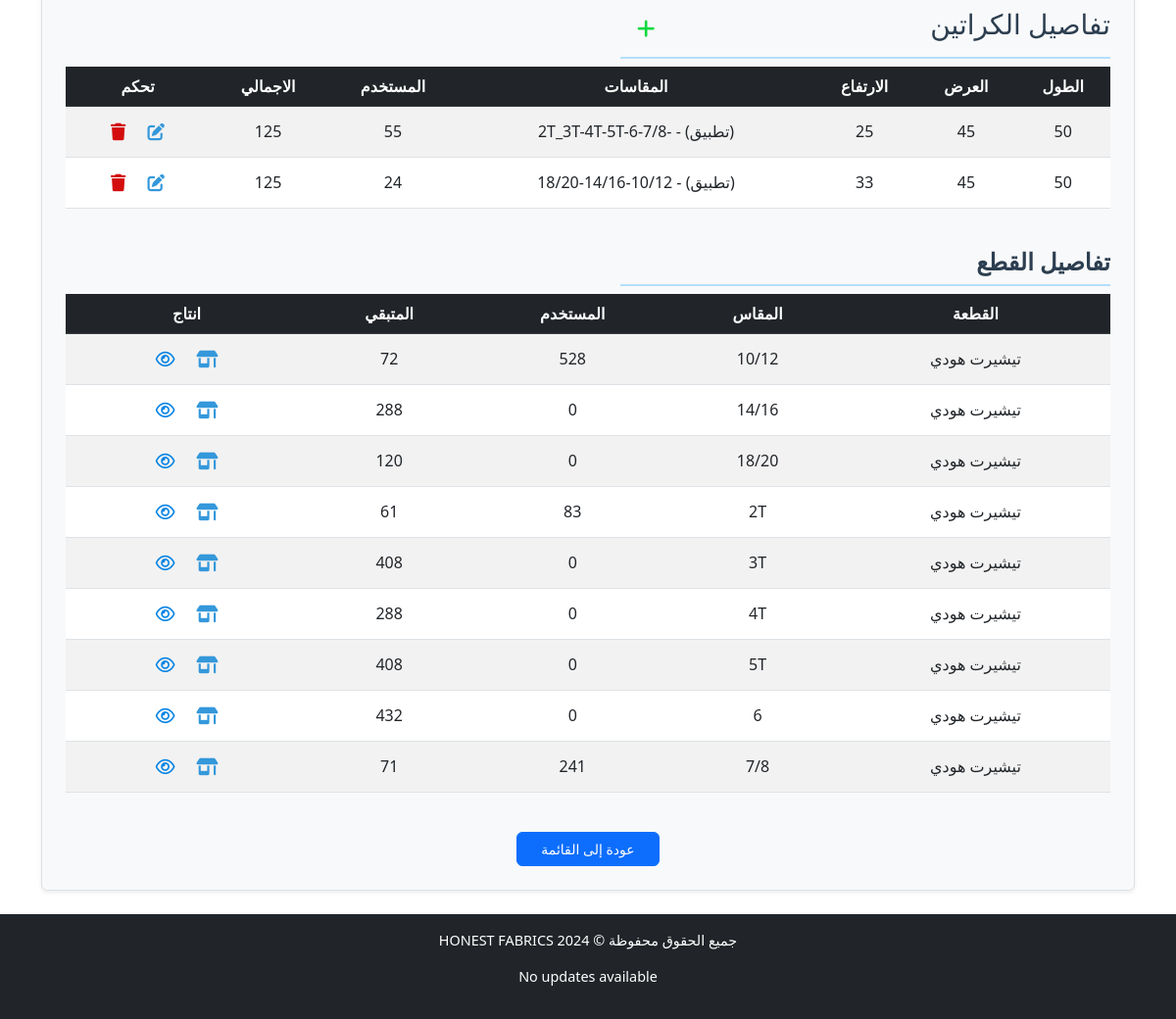
The app's page /production/model/23/ (lower part), older data.
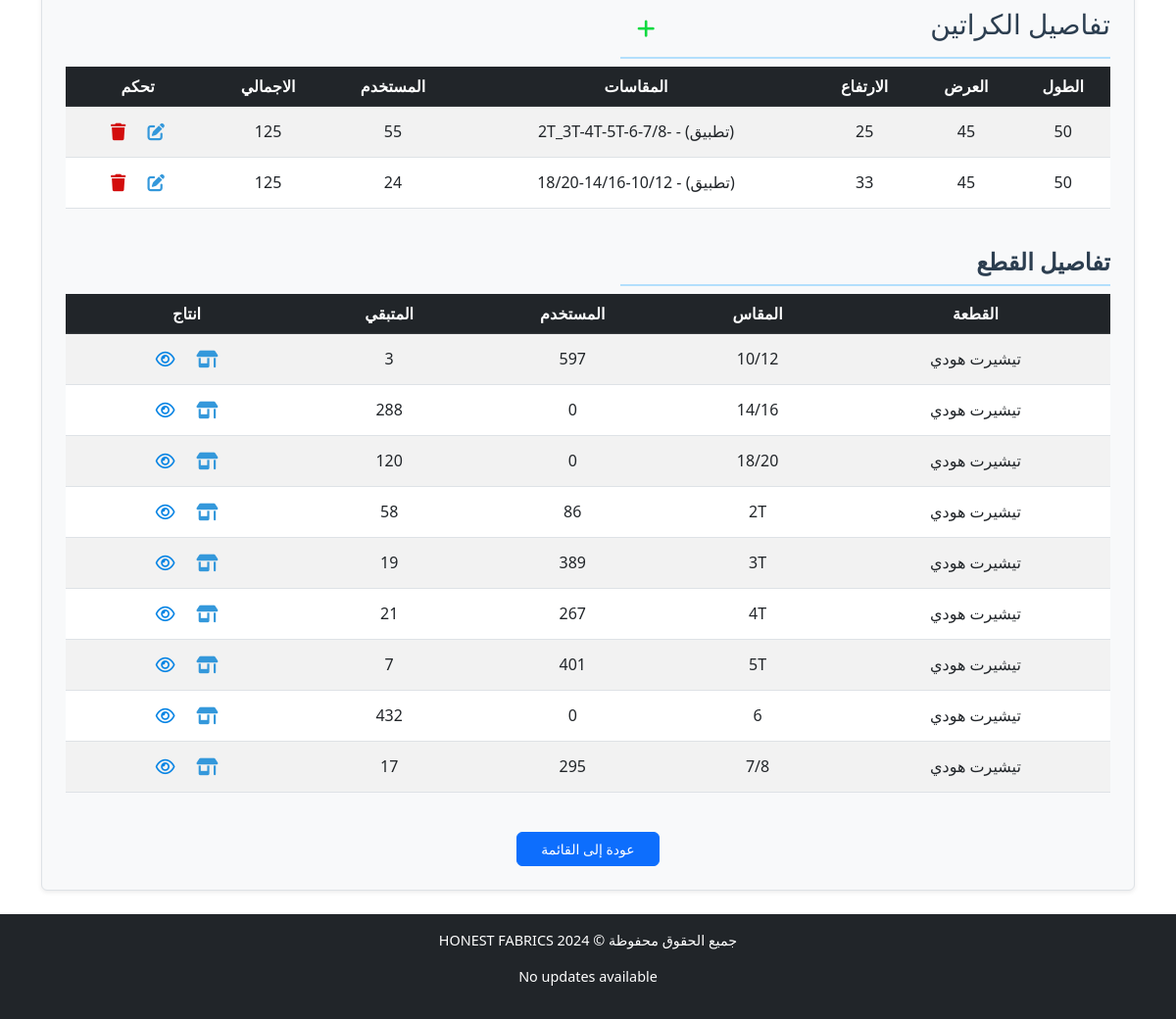
The same page, newer data.
### production/models.py (models this page shows, shortened)
class Piece(models.Model):
    model = models.ForeignKey(Model, verbose_name="الموديل", on_delete=models.CASCADE, related_name="pieces")
    type = models.CharField(max_length=50, verbose_name="النوع", blank=True)
    size = models.CharField(max_length=50, verbose_name="المقاس", blank=True)
    available_amount = models.IntegerField(verbose_name="الكمية المتبقية", blank=True, default=0)
    used_amount = models.IntegerField(verbose_name="الكمية المستخدمة", default=0, blank=True)
    class Meta:
        ordering = ['size', 'type']

### production/views.py (the view)
# urls.py: path('model/<int:pk>/', ModelDetailView.as_view(), name='model_detail_view'),
class ModelDetailView(DetailView):
    model = Model
    template_name = "production/detail_model.html"
    context_object_name = "model"
    def get_context_data(self, **kwargs):
        context = super().get_context_data(**kwargs)
        model = self.get_object()
        context['total_Dozens'] = int(model.get_total_sizes_pieces() / 12)
        return context

### production/models.py (called while the page is built)
    def get_total_available_carton(self):
        return int(SizeAmount.objects.filter(model=self).aggregate(
            total_cartons=Sum(Cast(F('amount'), FloatField()) / Cast(F('Packing_per_carton'), FloatField()))
        )['total_cartons'] or 0)

    def get_total_sizes_pieces(self):
        return self.size_amounts.aggregate(total=Sum('amount'))['total'] or 0

    def get_carton_usage(self):
        return sum(packing.used_carton for packing in Packing.objects.filter(carton=self) )

### production/templatetags/math_filters.py (called while the page is built)
@register.filter
def divide(value, divisor):
    try:
        return round(value / divisor)  # Round to 2 decimal places
    except (TypeError, ZeroDivisionError):
        return "N/A"

### production/templates/production/detail_model.html (shortened to what the changed rows need)
{% extends "cloth/layout.html" %}
{% load math_filters %}
{% block body %}
    <div class="model-details container my-4 p-4 border rounded shadow-sm bg-light">
        <div class="section-title border-bottom-5 mb-2 d-flex justify-content-between align-items-center">
            <h2>تفاصيل الكراتين</h2>
        </div>
        <div style="overflow-x: auto; max-height: 70vh; position: relative;" class="table-responsive mb-4">
            <table id="size-table" class="table table-striped">
                <thead class="table-dark">
                    <tr>
                        <th style="position: sticky; top: 0;">الطول</th>
                        <th style="position: sticky; top: 0;">العرض</th>
                        <th style="position: sticky; top: 0;">الارتفاع</th>
                        <th style="position: sticky; top: 0;">المقاسات</th>
                        <th style="position: sticky; top: 0;">المستخدم</th>
                        <th style="position: sticky; top: 0;">الاجمالي</th>
                        <th style="position: sticky; top: 0;">تحكم</th>
                    </tr>
                </thead>
            </table>
        </div>
        <div style="overflow-x: auto; max-height: 70vh; position: relative;" class="table-responsive mb-4">
            <table id="pieces-table" class="table table-striped">
                <thead class="table-dark">
                    <tr>
                        <th style="position: sticky; top: 0;">القطعة</th>
                        <th style="position: sticky; top: 0;">المقاس</th>
                        <th style="position: sticky; top: 0;">المستخدم</th>
                        <th style="position: sticky; top: 0;">المتبقي</th>
                        <th style="position: sticky; top: 0;">انتاج</th>
                    </tr>
                </thead>
                <tbody>
                    {% for piece in model.pieces.all %}
                    <tr>
                        <td>{{ piece.type }}</td>
                        <td>{{ piece.size }}</td>
                        <td>{{ piece.used_amount }}</td>
                        <td>{{ piece.available_amount }}</td>
                        <td>
                            <a class="px-2 btn" href="{% url 'productionpiece_add' piece.id %}">
                            </a>
                            <a class="px-2 btn" href="{% url 'production_list_view' %}?model_number={{model.model_number}}&type={{piece.type}}&size={{piece.size}}">
                            </a>
                        </td>
                    </tr>
                    {% empty %}
                    <tr>
                        <td colspan="5" class="text-center">لا توجد قطع مسجلة</td>
                    </tr>
                    {% endfor %}
                </tbody>
            </table>
        </div>
    </div>
{% endblock body %}

Row changes from the older to the newer data that the page shows:
changed Piece (number 1 of 9 on the later page): used_amount "528" → "597"; available_amount "72" → "3"
changed Piece (number 4 of 9 on the later page): used_amount "83" → "86"; available_amount "61" → "58"
changed Piece (number 5 of 9 on the later page): used_amount "0" → "389"; available_amount "408" → "19"
changed Piece (number 6 of 9 on the later page): used_amount "0" → "267"; available_amount "288" → "21"
changed Piece (number 7 of 9 on the later page): used_amount "0" → "401"; available_amount "408" → "7"
changed Piece (number 9 of 9 on the later page): used_amount "241" → "295"; available_amount "71" → "17"
